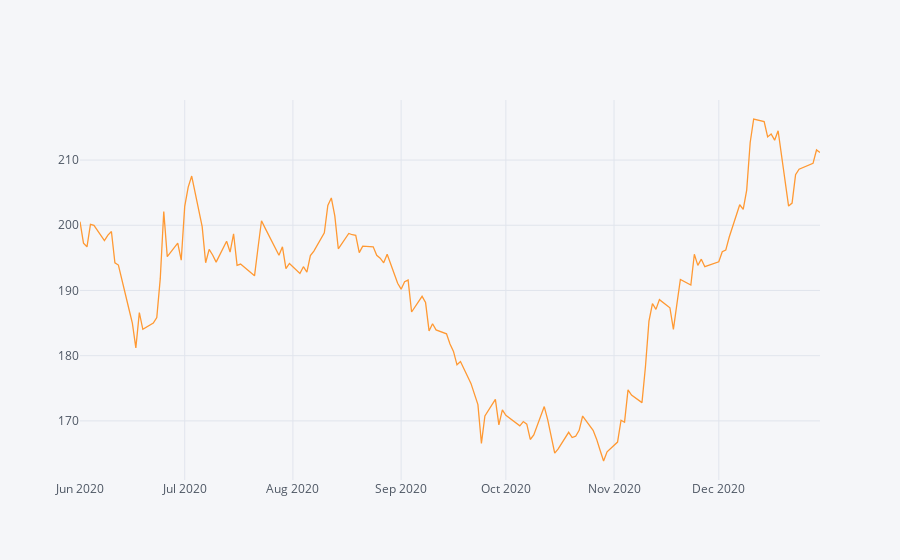

Notebook cell for this chart:
### Code cell
itc_ohlcv.loc["2020-06":,("Close")].iplot()

### Figure 1 — Plotly figure (JSON) as saved in the notebook; plotly's stock layout.template omitted (floating-point values rounded to 4 significant figures; data arrays with more than 128 entries replaced by an {"elided": "..."} marker saying what was removed)
{"data": [{"line": {"color": "rgba(255, 153, 51, 1.0)", "dash": "solid", "shape": "linear", "width": 1.3}, "mode": "lines", "name": "Close", "text": "", "type": "scatter", "x": {"elided": "150 str values"}, "y": {"elided": "150 float values"}}], "layout": {"autosize": true, "legend": {"bgcolor": "#F5F6F9", "font": {"color": "#4D5663"}}, "paper_bgcolor": "#F5F6F9", "plot_bgcolor": "#F5F6F9", "title": {"font": {"color": "#4D5663"}}, "xaxis": {"autorange": true, "gridcolor": "#E1E5ED", "range": ["2020-06-01", "2020-12-30"], "showgrid": true, "tickfont": {"color": "#4D5663"}, "title": {"font": {"color": "#4D5663"}, "text": ""}, "type": "date", "zerolinecolor": "#E1E5ED"}, "yaxis": {"autorange": true, "gridcolor": "#E1E5ED", "range": [160.9, 219.2], "showgrid": true, "tickfont": {"color": "#4D5663"}, "title": {"font": {"color": "#4D5663"}, "text": ""}, "type": "linear", "zerolinecolor": "#E1E5ED"}}}
